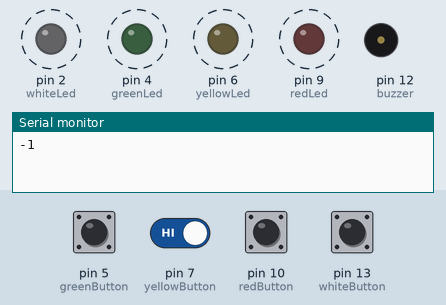
This sketch was run on a simulated Arduino Uno, built with avr-gcc and run on an emulated ATmega328P. Parts: output pins drawn as LEDs (lit = HIGH), buzzer (waves = sounding), the last lines printed to the serial monitor. Dashed ring = blinking. The inputs (shaded band) are chosen by the test bench; at power-on: pin 5 (greenButton), pin 7 (yellowButton), pin 10 (redButton), pin 13 (whiteButton) HIGH. Random numbers use the default seed unless the sketch sets one.

Above: at 1.2 s.
1.3 s: pin 5 (greenButton) pulled LOW for 0.15 s
At 2.1 s:
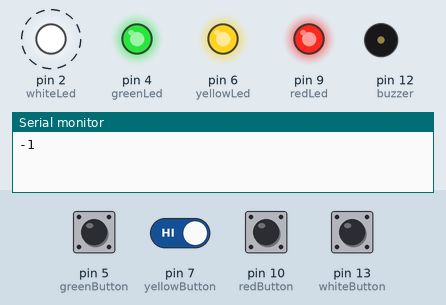
4.3 s: pin 5 (greenButton) driven LOW and pin 7 (yellowButton) driven LOW
7.3 s: pin 5 (greenButton) driven HIGH
At 9.4 s:
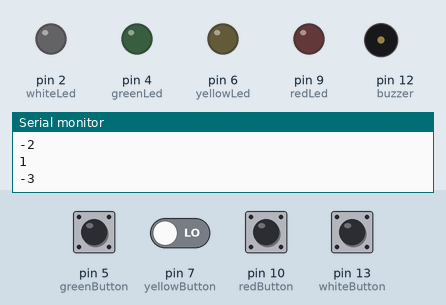
9.7 s: pin 7 (yellowButton) driven HIGH
12.7 s: pin 10 (redButton) pulled LOW for 0.15 s
At 12.87 s:
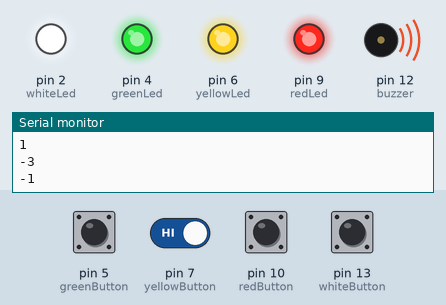
15.7 s: pin 7 (yellowButton) driven LOW
At 19.62 s:
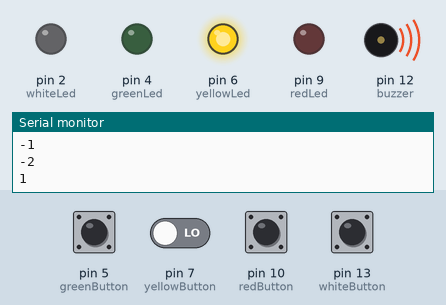
Timing chart, 0 to 24.5 s (numbered marks = the images above; inputs shaded):
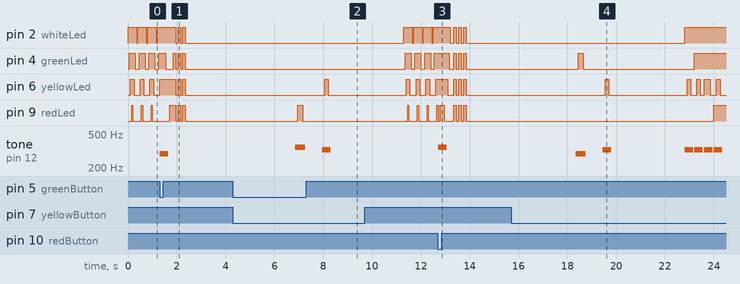

The sketch:

genius_arduino.ino
```cpp
int redButton = 10;
int redLed = 9;
int yellowButton = 7;
int yellowLed = 6;
int greenButton = 5;
int greenLed = 4;
int whiteButton = 13;
int whiteLed = 2;
int buzzer = 12;
int matchs = 1;
int random_led;
int sequence[50];
int leds[4] = {whiteLed, greenLed, yellowLed, redLed};
int notes[4] = {261, 293,329,349};
int pointer;
int before_match = 0;

bool check_button_pressed(int color, int button, int note){

  if(digitalRead(button) == LOW){
    tone(buzzer, note);
    delay(100);
    digitalWrite(color, HIGH);
    delay(150);
    digitalWrite(color, LOW);
    delay(100);
    noTone(buzzer);
    return true;
  }
  return false;
}

bool check_all_buttons(){
  if(check_button_pressed(whiteLed,whiteButton, 261) == true){
    return false;
  }
  if(check_button_pressed(greenLed, greenButton, 293) == true){
    return false;
  }
  if(check_button_pressed(yellowLed,yellowButton, 329) == true){
    return false;
  }
  if(check_button_pressed(redLed, redButton, 349) == true){
    return false;
  }
  return true;
}

void blink_led(int led){
    tone(buzzer, notes[led]);
    delay(100);
    digitalWrite(leds[led], HIGH);
    delay(200);
    digitalWrite(leds[led], LOW);
    delay(100);
    noTone(buzzer);
}
void led_new_game(){
  bool ok = true;
  while(true){

    for(int j = 0; j < 4; j++){
      digitalWrite(leds[j], HIGH);
      if(check_all_buttons() == false){
        ok = false;
      }
      delay(50);
    }
    if(ok == false) break;
    for(int j = 3; j > -1; j--){
      digitalWrite(leds[j], LOW);
      if(check_all_buttons() == false){
        ok = false;
      }
      delay(50);

    }
    if(ok == false) break;

  }
  for(int i = 0; i < 3; i++){
    delay(100);
    digitalWrite(leds[0], HIGH);
    digitalWrite(leds[1], HIGH);
    digitalWrite(leds[2], HIGH);
    digitalWrite(leds[3], HIGH);
    delay(100);
    digitalWrite(leds[0], LOW);
    digitalWrite(leds[1], LOW);
    digitalWrite(leds[2], LOW);
    digitalWrite(leds[3], LOW);

  }
}

bool check_next_step(int current){
  if(sequence[pointer] == current){
      pointer++;
      if(pointer == matchs){
        before_match += 1;
        matchs++;
        return true;
      }
    }else{
       matchs = 1;
       before_match = 0;
       Serial.println(-3);
       delay(2000);
       return true;
    }
    return false;

}
void setup(){
  Serial.begin(9600);
  pinMode(buzzer, OUTPUT);
  pinMode(whiteLed, OUTPUT);
  pinMode(whiteButton, INPUT_PULLUP);
  pinMode(greenLed, OUTPUT);
  pinMode(greenButton, INPUT_PULLUP);
  pinMode(yellowLed, OUTPUT);
  pinMode(yellowButton, INPUT_PULLUP);
  pinMode(redLed, OUTPUT);
  pinMode(redButton, INPUT_PULLUP);
}

void loop(){
  if(matchs == 1){
    Serial.println(-1);
    led_new_game();
    Serial.println(-2);
    delay(4500);
  }
  Serial.println(matchs);
  pointer = 0;
  for(int i = 0; i < matchs; i++){
    if( i > before_match-1){
      random_led = random(0, 4);
      sequence[i] = random_led;
    }
    blink_led(sequence[i]);
    delay(700);
  }
  while(true){
    if (check_button_pressed(whiteLed,whiteButton, 261) == true){
      if(check_next_step(0))break;
    }
    if (check_button_pressed(greenLed, greenButton, 293) == true){
      if(check_next_step(1))break;
    }
    if (check_button_pressed(yellowLed,yellowButton, 329) == true){
      if(check_next_step(2))break;
    }
    if (check_button_pressed(redLed, redButton, 349) == true){
      if(check_next_step(3))break;
    }
  }
  delay(1000);
}
```

Measured:
- after the input at 1.3 s, tone on pin 12 (buzzer): silent → 293 Hz at once, → silent 0.35 s later
- after the input at 7.3 s, pin 6 (yellowLed): LOW → HIGH after 0.75 s, → LOW 0.15 s later
- after the input at 12.7 s, tone on pin 12 (buzzer): silent → 349 Hz at once, → silent 0.35 s later
- after the input at 15.7 s, pin 2 (whiteLed): LOW → HIGH after 7.1 s; pin 6 (yellowLed): LOW → HIGH after 3.9 s, → LOW 0.15 s later, → HIGH 3.2 s later, → LOW 0.15 s later, … (10 changes in this stretch); pin 9 (redLed): LOW → HIGH after 8.3 s
- by itself, pin 2 (whiteLed): alternates HIGH for 0.10 s and LOW for 0.10 s, 7 changes in all, then stays LOW
- by itself, pin 6 (yellowLed): repeats every 0.20 s: LOW 0.10 s, HIGH 0.10 s, until it stays LOW from 2.4 s
